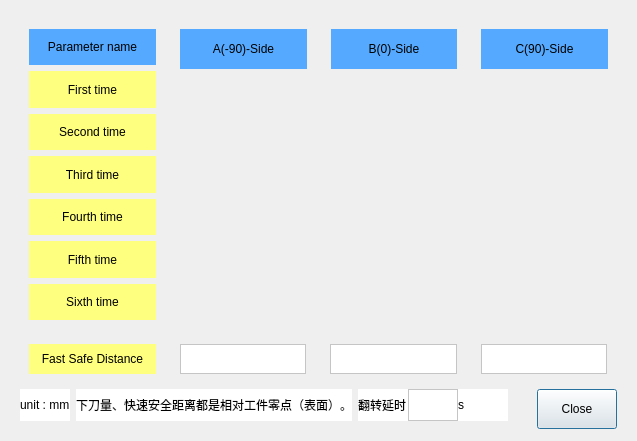
<?xml version="1.0" encoding="UTF-8"?>
<ui version="4.0">
 <class>set_feed</class>
 <widget class="QDialog" name="set_feed">
  <property name="geometry">
   <rect>
    <x>0</x>
    <y>0</y>
    <width>637</width>
    <height>441</height>
   </rect>
  </property>
  <property name="windowTitle">
   <string>Dialog</string>
  </property>
  <property name="styleSheet">
   <string notr="true">QFrame{
background-color: rgb(255, 255, 255);
}</string>
  </property>
  <layout class="QVBoxLayout" name="verticalLayout_5">
   <item>
    <widget class="QWidget" name="widget_5" native="true">
     <layout class="QHBoxLayout" name="horizontalLayout">
      <item>
       <widget class="QWidget" name="widget" native="true">
        <layout class="QVBoxLayout" name="verticalLayout">
         <item>
          <widget class="QLabel" name="label">
           <property name="maximumSize">
            <size>
             <width>16777215</width>
             <height>40</height>
            </size>
           </property>
           <property name="styleSheet">
            <string notr="true">background-color: rgb(85, 170, 255);</string>
           </property>
           <property name="text">
            <string>Parameter name</string>
           </property>
           <property name="alignment">
            <set>Qt::AlignCenter</set>
           </property>
          </widget>
         </item>
         <item>
          <widget class="QLabel" name="label_2">
           <property name="maximumSize">
            <size>
             <width>16777215</width>
             <height>40</height>
            </size>
           </property>
           <property name="styleSheet">
            <string notr="true">background-color: rgb(255, 255, 127);</string>
           </property>
           <property name="text">
            <string>First time</string>
           </property>
           <property name="alignment">
            <set>Qt::AlignCenter</set>
           </property>
          </widget>
         </item>
         <item>
          <widget class="QLabel" name="label_3">
           <property name="maximumSize">
            <size>
             <width>16777215</width>
             <height>40</height>
            </size>
           </property>
           <property name="styleSheet">
            <string notr="true">background-color: rgb(255, 255, 127);</string>
           </property>
           <property name="text">
            <string>Second time</string>
           </property>
           <property name="alignment">
            <set>Qt::AlignCenter</set>
           </property>
          </widget>
         </item>
         <item>
          <widget class="QLabel" name="label_4">
           <property name="maximumSize">
            <size>
             <width>16777215</width>
             <height>40</height>
            </size>
           </property>
           <property name="styleSheet">
            <string notr="true">background-color: rgb(255, 255, 127);</string>
           </property>
           <property name="text">
            <string>Third time</string>
           </property>
           <property name="alignment">
            <set>Qt::AlignCenter</set>
           </property>
          </widget>
         </item>
         <item>
          <widget class="QLabel" name="label_5">
           <property name="maximumSize">
            <size>
             <width>16777215</width>
             <height>40</height>
            </size>
           </property>
           <property name="styleSheet">
            <string notr="true">background-color: rgb(255, 255, 127);</string>
           </property>
           <property name="text">
            <string>Fourth time</string>
           </property>
           <property name="alignment">
            <set>Qt::AlignCenter</set>
           </property>
          </widget>
         </item>
         <item>
          <widget class="QLabel" name="label_6">
           <property name="maximumSize">
            <size>
             <width>16777215</width>
             <height>40</height>
            </size>
           </property>
           <property name="styleSheet">
            <string notr="true">background-color: rgb(255, 255, 127);</string>
           </property>
           <property name="text">
            <string>Fifth time</string>
           </property>
           <property name="alignment">
            <set>Qt::AlignCenter</set>
           </property>
          </widget>
         </item>
         <item>
          <widget class="QLabel" name="label_10">
           <property name="maximumSize">
            <size>
             <width>16777215</width>
             <height>40</height>
            </size>
           </property>
           <property name="styleSheet">
            <string notr="true">background-color: rgb(255, 255, 127);</string>
           </property>
           <property name="text">
            <string>Sixth time</string>
           </property>
           <property name="alignment">
            <set>Qt::AlignCenter</set>
           </property>
          </widget>
         </item>
        </layout>
       </widget>
      </item>
      <item>
       <widget class="QWidget" name="widget_2" native="true">
        <layout class="QVBoxLayout" name="verticalLayout_2">
         <item>
          <widget class="QLabel" name="label_7">
           <property name="maximumSize">
            <size>
             <width>16777215</width>
             <height>40</height>
            </size>
           </property>
           <property name="styleSheet">
            <string notr="true">background-color: rgb(85, 170, 255);</string>
           </property>
           <property name="text">
            <string>A(-90)-Side</string>
           </property>
           <property name="alignment">
            <set>Qt::AlignCenter</set>
           </property>
          </widget>
         </item>
         <item>
          <widget class="QWidget" name="widget_a" native="true"/>
         </item>
        </layout>
       </widget>
      </item>
      <item>
       <widget class="QWidget" name="widget_3" native="true">
        <layout class="QVBoxLayout" name="verticalLayout_3">
         <item>
          <widget class="QLabel" name="label_8">
           <property name="maximumSize">
            <size>
             <width>16777215</width>
             <height>40</height>
            </size>
           </property>
           <property name="styleSheet">
            <string notr="true">background-color: rgb(85, 170, 255);</string>
           </property>
           <property name="text">
            <string>B(0)-Side</string>
           </property>
           <property name="alignment">
            <set>Qt::AlignCenter</set>
           </property>
          </widget>
         </item>
         <item>
          <widget class="QWidget" name="widget_b" native="true"/>
         </item>
        </layout>
       </widget>
      </item>
      <item>
       <widget class="QWidget" name="widget_4" native="true">
        <layout class="QVBoxLayout" name="verticalLayout_4">
         <item>
          <widget class="QLabel" name="label_9">
           <property name="maximumSize">
            <size>
             <width>16777215</width>
             <height>40</height>
            </size>
           </property>
           <property name="styleSheet">
            <string notr="true">background-color: rgb(85, 170, 255);</string>
           </property>
           <property name="text">
            <string>C(90)-Side</string>
           </property>
           <property name="alignment">
            <set>Qt::AlignCenter</set>
           </property>
          </widget>
         </item>
         <item>
          <widget class="QWidget" name="widget_c" native="true"/>
         </item>
        </layout>
       </widget>
      </item>
     </layout>
    </widget>
   </item>
   <item>
    <widget class="QWidget" name="widget_7" native="true">
     <property name="maximumSize">
      <size>
       <width>16777215</width>
       <height>30</height>
      </size>
     </property>
     <layout class="QHBoxLayout" name="horizontalLayout_3">
      <property name="spacing">
       <number>24</number>
      </property>
      <property name="leftMargin">
       <number>18</number>
      </property>
      <property name="topMargin">
       <number>0</number>
      </property>
      <property name="rightMargin">
       <number>19</number>
      </property>
      <property name="bottomMargin">
       <number>0</number>
      </property>
      <item>
       <widget class="QLabel" name="label_12">
        <property name="maximumSize">
         <size>
          <width>16777215</width>
          <height>30</height>
         </size>
        </property>
        <property name="styleSheet">
         <string notr="true">background-color: rgb(255, 255, 127);</string>
        </property>
        <property name="text">
         <string>Fast Safe Distance</string>
        </property>
        <property name="alignment">
         <set>Qt::AlignCenter</set>
        </property>
       </widget>
      </item>
      <item>
       <widget class="QFrame" name="set_fast_dis_a">
        <property name="maximumSize">
         <size>
          <width>16777215</width>
          <height>30</height>
         </size>
        </property>
        <property name="styleSheet">
         <string notr="true">background-color: rgb(255, 255, 255);</string>
        </property>
        <property name="frameShape">
         <enum>QFrame::StyledPanel</enum>
        </property>
        <property name="frameShadow">
         <enum>QFrame::Raised</enum>
        </property>
       </widget>
      </item>
      <item>
       <widget class="QFrame" name="set_fast_dis_b">
        <property name="maximumSize">
         <size>
          <width>16777215</width>
          <height>30</height>
         </size>
        </property>
        <property name="styleSheet">
         <string notr="true">background-color: rgb(255, 255, 255);</string>
        </property>
        <property name="frameShape">
         <enum>QFrame::StyledPanel</enum>
        </property>
        <property name="frameShadow">
         <enum>QFrame::Raised</enum>
        </property>
       </widget>
      </item>
      <item>
       <widget class="QFrame" name="set_fast_dis_c">
        <property name="maximumSize">
         <size>
          <width>16777215</width>
          <height>30</height>
         </size>
        </property>
        <property name="styleSheet">
         <string notr="true">background-color: rgb(255, 255, 255);</string>
        </property>
        <property name="frameShape">
         <enum>QFrame::StyledPanel</enum>
        </property>
        <property name="frameShadow">
         <enum>QFrame::Raised</enum>
        </property>
       </widget>
      </item>
     </layout>
    </widget>
   </item>
   <item>
    <widget class="QWidget" name="widget_6" native="true">
     <property name="maximumSize">
      <size>
       <width>16777215</width>
       <height>50</height>
      </size>
     </property>
     <layout class="QHBoxLayout" name="horizontalLayout_2">
      <item>
       <widget class="QLabel" name="label_11">
        <property name="text">
         <string>unit : mm</string>
        </property>
       </widget>
      </item>
      <item>
       <widget class="QLabel" name="label_13">
        <property name="text">
         <string>下刀量、快速安全距离都是相对工件零点（表面）。</string>
        </property>
       </widget>
      </item>
      <item>
       <widget class="QWidget" name="widget_delay" native="true">
        <property name="minimumSize">
         <size>
          <width>150</width>
          <height>0</height>
         </size>
        </property>
        <layout class="QHBoxLayout" name="horizontalLayout_4">
         <property name="spacing">
          <number>0</number>
         </property>
         <property name="margin">
          <number>0</number>
         </property>
         <item>
          <widget class="QLabel" name="label_14">
           <property name="text">
            <string>翻转延时</string>
           </property>
          </widget>
         </item>
         <item>
          <widget class="QFrame" name="set_delay">
           <property name="frameShape">
            <enum>QFrame::StyledPanel</enum>
           </property>
           <property name="frameShadow">
            <enum>QFrame::Raised</enum>
           </property>
          </widget>
         </item>
         <item>
          <widget class="QLabel" name="label_15">
           <property name="text">
            <string>s</string>
           </property>
          </widget>
         </item>
        </layout>
       </widget>
      </item>
      <item>
       <spacer name="horizontalSpacer">
        <property name="orientation">
         <enum>Qt::Horizontal</enum>
        </property>
        <property name="sizeHint" stdset="0">
         <size>
          <width>427</width>
          <height>20</height>
         </size>
        </property>
       </spacer>
      </item>
      <item>
       <widget class="QPushButton" name="btn_close">
        <property name="minimumSize">
         <size>
          <width>0</width>
          <height>40</height>
         </size>
        </property>
        <property name="text">
         <string>Close</string>
        </property>
       </widget>
      </item>
     </layout>
    </widget>
   </item>
  </layout>
 </widget>
 <resources/>
 <connections/>
</ui>
